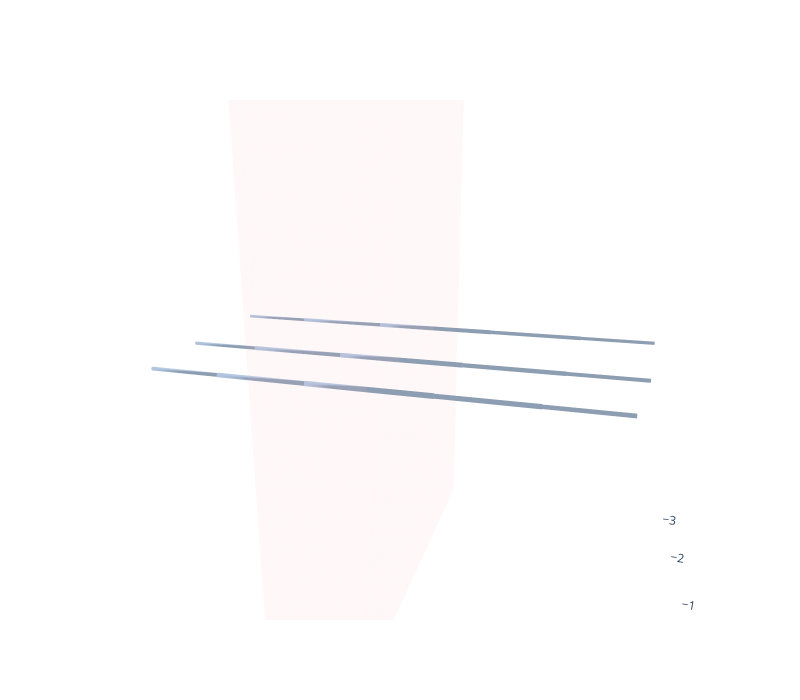

Source (notebook cell):
### Code cell
from necutil import in2m

vis1 = SolidObjVisualizer((-3,3), (-3,3), (27,33), width=800, height=700)

lens = in2m( np.array([[24,36,29], [26,40,30], [28,42,32] ]) )
trs = in2m( np.array([[1.0, 7/8, 3/4]]*3) )
xpos = [1,0,-1.5]

# s,t = vis1.yagi_el(lens, trs, mirror=True)
s,t = vis1.yagi_els(lens, trs, xpos, zpos=30)

# p = vis1.poly_xz(9, 1)
# s,t = vis1.cone_y(p, 12)
# # s,t = vis1.extrude_y(p, 10, scale=0.5)
# s = vis1.rot_z(s, np.pi/2)
# # s = vis1.rot_y(s, np.pi/4)
# s = vis1.translate(s, (0,0,1.5))

vis1.add(s, t, 'lightsteelblue', text='', opacity=1.0)
vis1.show()
